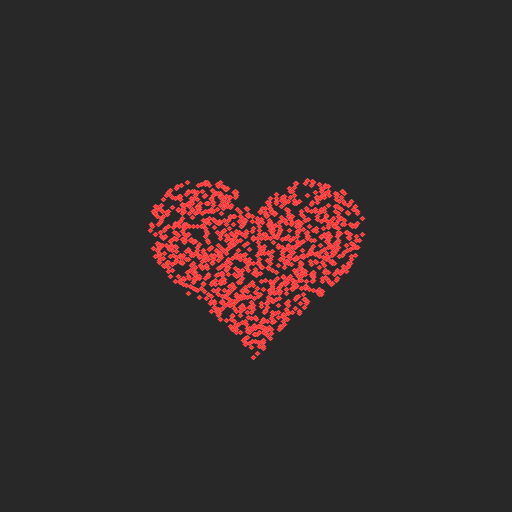
#> input picture _audit_tmp/heart_orientation_reference.png, 512 x 512 px, given in place of the camera
$ python preview_particles.py
#> lines starting #> are read from the running program, lines starting #| are printed output that depends on the picture; after the words box and inside, x2 and y2 are one past the last pixel; in counts of white or black regions, pixels touching at a corner belong together
### particles/shapes.py
"""Gera os destinos das partículas do coração e das letras."""

from __future__ import annotations

from functools import lru_cache
from string import ascii_uppercase

import cv2
import numpy as np

from config import PARTICLE_COUNT


def heart_parametric(t: np.ndarray) -> tuple[np.ndarray, np.ndarray]:
    """Retorna a curva em coordenadas cartesianas, com Y positivo para cima."""
    x = 16.0 * np.sin(t) ** 3
    y = (
        13.0 * np.cos(t)
        - 5.0 * np.cos(2.0 * t)
        - 2.0 * np.cos(3.0 * t)
        - np.cos(4.0 * t)
    )
    return x, y


def generate_heart_targets(count: int = PARTICLE_COUNT, radius: float = 1.0) -> np.ndarray:
#> called with count = 2000, radius = 0.9
    if count <= 0:
        raise ValueError("count must be positive")

    t = np.linspace(0.0, 2.0 * np.pi, 4096, endpoint=False)
    x, y = heart_parametric(t)
    extent = max(np.abs(x).max(), np.abs(y).max())
    center, raster_scale = 256, 160.0

    canvas = np.zeros((512, 512), dtype=np.uint8)
    pts = np.column_stack(
        [
            np.rint(center + x * raster_scale / extent),
            np.rint(center - y * raster_scale / extent),
        ]
    ).astype(np.int32)
    cv2.fillPoly(canvas, [pts], 255)
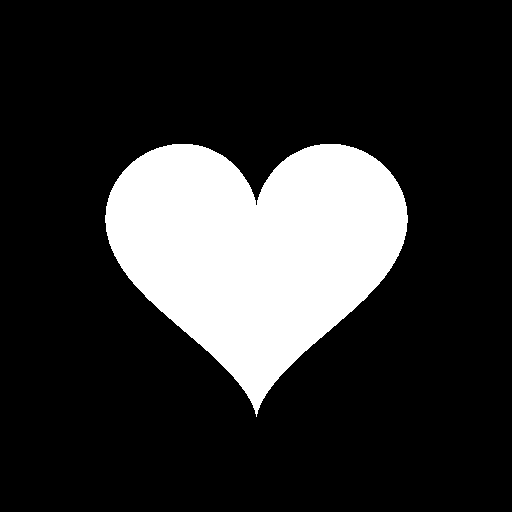
#> canvas: shape (512, 512); 19.3% white; 1 white region, box (x1, y1, x2, y2) and area: (105, 144, 408, 417) 50670
    # Na máscara, Y cresce para baixo. Amostra faixas de área equivalente
    # em metade da forma e espelha os pontos para manter a simetria.
    ys, xs = np.nonzero(canvas[:, :center])
    pairs = count // 2
    if pairs > len(xs):
        raise ValueError("heart target generation failed to cover enough points")
    rng = np.random.default_rng(0)
    if pairs:
        boundaries = np.arange(pairs + 1) * len(xs) // pairs
#> boundaries = 1001 values from 0 to 25229
        sample = rng.integers(boundaries[:-1], boundaries[1:])
#> sample = 1000 values from 21 to 25224
    else:
        sample = np.empty(0, dtype=int)
    half = np.column_stack((xs[sample] - center, ys[sample] - center))
    mirrored = half * (-1, 1)
    points = np.concatenate((half, mirrored))
    if count % 2:
        axis = np.flatnonzero(canvas[:, center])
        points = np.vstack((points, (0, axis[len(axis) // 2] - center)))
    return points.astype(np.float32) * (radius / raster_scale)


# [19 lines left out: function generate_letter_targets, not called in this run]

### particles/particle_system.py
"""Simulação vetorizada da atração, repulsão, captura e dispersão das partículas."""

from __future__ import annotations

from dataclasses import dataclass

import numpy as np

from config import (
    DAMPING,
    GRAB_CLOUD_RADIUS,
    GRAB_FOLLOW_FORCE,
    GRAB_FORCE,
    GRAB_RADIUS,
    PARTICLE_BASE_COLOR,
    PARTICLE_COUNT,
    PARTICLE_RADIUS,
    REPEL_FORCE,
    REPEL_RADIUS,
    SHAPE_FORCE,
    SWIPE_FORCE,
)
from particles.shapes import generate_heart_targets


@dataclass
class GrabCloud:
    mask: np.ndarray
    offsets: np.ndarray
    center: np.ndarray
    point: np.ndarray
    motion: np.ndarray


class ParticleSystem:
    def __init__(self, count: int = PARTICLE_COUNT, initial_targets: np.ndarray | None = None):
#> called with count = 2000, initial_targets = array of shape (2000, 2)
        self.count = count
#> self.count = 2000
        self.positions = np.zeros((count, 2), dtype=np.float32)
        self.velocities = np.zeros((count, 2), dtype=np.float32)
        self.targets = np.zeros((count, 2), dtype=np.float32)
        self.colors = np.tile(np.array(PARTICLE_BASE_COLOR, dtype=np.uint8), (count, 1))
        self._acceleration = np.empty_like(self.positions)
        self._speed_scale = np.empty(count, dtype=np.float32)
        angles = np.random.default_rng(0).uniform(0.0, 2 * np.pi, count)
        self._drift = (0.35 * np.column_stack((np.cos(angles), np.sin(angles)))).astype(np.float32)
        self.max_speed = 8.0
        self._break_remaining = 0.0
        self.scatter_t = 0.0
        self._scatter_targets: np.ndarray | None = None
        self._grab: GrabCloud | None = None

        if initial_targets is None:
            initial_targets = generate_heart_targets(count)
        self.base_targets = self._validated_targets(initial_targets)
        self.base_targets.setflags(write=False)
        self.initialize_particles(self.base_targets)

    @property
    def exploding(self) -> bool:
        return self._break_remaining > 0.0

    def _validated_targets(self, targets: np.ndarray) -> np.ndarray:
        arr = np.asarray(targets, dtype=np.float32)
        if arr.shape != (self.count, 2):
            raise ValueError(f"Expected targets shape {(self.count, 2)} but got {arr.shape}")
        return np.nan_to_num(arr, nan=0.0, posinf=0.0, neginf=0.0)

    def initialize_particles(self, targets: np.ndarray) -> None:
        self.set_targets(targets)
        self.end_grab()
        self.positions[:] = self.targets
        self.velocities.fill(0.0)
        self._break_remaining = 0.0
        self.scatter_t = 0.0
        self._scatter_targets = None

    def set_targets(self, targets: np.ndarray) -> None:
        self.targets[:] = self._validated_targets(targets)

    def update(
        self, dt: float, force: float = SHAPE_FORCE, damping: float = DAMPING,
        bounds: tuple[int, int] | None = None,
    ) -> None:
        if not np.isfinite(dt) or dt <= 0.0:
            return

        # Divide quadros longos em subpassos para estabilizar a mola quando o FPS oscila.
        frames = min(dt, 0.05) * 60.0
        steps = int(np.ceil(frames))
        step = frames / steps
        for _ in range(steps):
            elapsed = step / 60.0
            if self.exploding:
                self.velocities *= 0.95 ** step
                self._break_remaining = max(0.0, self._break_remaining - elapsed)
            else:
                target = self.targets if self._scatter_targets is None else self._scatter_targets
                np.subtract(target, self.positions, out=self._acceleration)
                self._acceleration *= force * step
                self.velocities += self._acceleration
                self.velocities *= damping ** step

                np.einsum("ij,ij->i", self.velocities, self.velocities, out=self._speed_scale)
                np.sqrt(self._speed_scale, out=self._speed_scale)
                if bounds is not None:
                    # Mantém um movimento lento quando a nuvem não está atraída pela forma.
                    stationary = self._speed_scale < 1e-6
                    self.velocities[stationary] = self._drift[stationary]
                    self._speed_scale[stationary] = 0.35
                    slow = self._speed_scale < 0.35
                    self.velocities[slow] *= 0.35 / self._speed_scale[slow, None]
                np.maximum(self._speed_scale, self.max_speed, out=self._speed_scale)
                np.divide(self.max_speed, self._speed_scale, out=self._speed_scale)
                self.velocities *= self._speed_scale[:, None]

            if self._grab is not None:
                self.velocities[self._grab.mask] = 0.0
            np.multiply(self.velocities, step, out=self._acceleration)
            self.positions += self._acceleration
            if bounds is not None:
                limit = np.asarray(bounds, dtype=np.float32) - 1
                outward = ((self.positions < 0) & (self.velocities < 0)) | (
                    (self.positions > limit) & (self.velocities > 0)
                )
                self.velocities[outward] *= -0.75
                np.clip(self.positions, 0, limit, out=self.positions)

            self.scatter_t = max(0.0, self.scatter_t - elapsed)
            if self.scatter_t == 0.0:
                self._scatter_targets = None

    # [4 lines left out: function scatter, not called in this run]

    def explode(self, strength: float = 22.0) -> None:
        self.break_apart(self.positions.mean(axis=0), strength)

    def break_apart(self, point: np.ndarray, strength: float = 8.0) -> None:
        self.end_grab()
        self._scatter_targets = None
        self.scatter_t = 0.0
        rng = np.random.default_rng()
        delta = self.positions - point
        distances = np.linalg.norm(delta, axis=1, keepdims=True)
        directions = delta / np.maximum(distances, 1e-6)
        at_origin = distances[:, 0] <= 1e-6
        angles = rng.uniform(0, 2 * np.pi, at_origin.sum())
        directions[at_origin] = np.column_stack((np.cos(angles), np.sin(angles)))
        magnitude = rng.uniform(0.375 * strength, strength, size=(self.count, 1))
        self.velocities += directions * magnitude + rng.uniform(-1.0, 1.0, size=delta.shape)
        self._break_remaining = 0.22

    # [43 lines left out: functions apply_local_repulsion, begin_or_update_grab, not called in this run]

    def end_grab(self) -> None:
        if self._grab is not None:
            self.velocities[self._grab.mask] = GRAB_FOLLOW_FORCE * self._grab.motion
            self._grab = None

    def draw(self, frame: np.ndarray, color: tuple[int, int, int] | None = None, radius: int | None = None) -> None:
        radius = PARTICLE_RADIUS if radius is None else radius
        pixels = np.rint(self.positions).astype(np.int32)
        x, y = pixels.T
        height, width = frame.shape[:2]
        for dy in range(-radius, radius + 1):
            for dx in range(-radius, radius + 1):
                if dx * dx + dy * dy > radius * radius:
                    continue
                px, py = x + dx, y + dy
                visible = (px >= 0) & (px < width) & (py >= 0) & (py < height)
                frame[py[visible], px[visible]] = self.colors[visible] if color is None else color

### effects/particle_heart.py
"""Aplica a transformação de uma geometria ao mesmo sistema de partículas."""

from __future__ import annotations

import numpy as np

from config import HEART_BASE_SCALE, MAX_SCALE, MIN_SCALE, PARTICLE_COUNT
from particles.particle_system import ParticleSystem
from particles.shapes import generate_heart_targets
from particles.transforms import rotate_points


class ParticleHeartEffect:
    def __init__(self, count: int = PARTICLE_COUNT):
        self.count = count
        self.system = ParticleSystem(count=count, initial_targets=generate_heart_targets(count, radius=0.9))
        self.center = np.array([0.0, 0.0], dtype=np.float32)
        self.scale = 1.0
        self.rotation = 0.0
        self.visible = True

    @property
    def base_targets(self) -> np.ndarray:
        return self.system.base_targets

    def set_transform(
        self, center: tuple[float, float], scale: float, rotation: float,
        base_targets: np.ndarray | None = None,
    ) -> None:
#> called with center = (320, 240), scale = 0.82, rotation = 0
        self.center = np.asarray(center, dtype=np.float32)
        self.scale = float(np.clip(scale, MIN_SCALE, MAX_SCALE))
        self.rotation = float(rotation)
        base_scale = HEART_BASE_SCALE * self.scale
        geometry = self.base_targets if base_targets is None else base_targets
        transformed = rotate_points(geometry, self.rotation)
        transformed *= base_scale
        transformed += self.center
        self.system.set_targets(transformed)

    def update(self, dt: float) -> None:
        if self.visible:
            self.system.update(dt)

    def draw(self, frame) -> None:
        if self.visible:
            self.system.draw(frame)

    def explode(self) -> None:
        self.system.explode()

    def scatter(self) -> None:
        self.system.scatter()

    def toggle(self) -> None:
        self.visible = not self.visible

### particles/transforms.py
"""Transformações afins para deslocar, girar e redimensionar os destinos do coração."""

from __future__ import annotations

import numpy as np


# [13 lines left out: functions translate_points, scale_points, not called in this run]


def rotate_points(points: np.ndarray, angle: float, center: tuple[float, float] = (0.0, 0.0)) -> np.ndarray:
#> called with points = array of shape (2000, 2), angle = 0, center = (0, 0)
    points_arr = np.asarray(points, dtype=np.float32).copy()
    cx, cy = center
    x = points_arr[:, 0] - cx
    y = points_arr[:, 1] - cy
    c = np.cos(angle)
    s = np.sin(angle)
    points_arr[:, 0] = x * c - y * s + cx
    points_arr[:, 1] = x * s + y * c + cy
    return points_arr


def angle_difference(current: float, target: float) -> float:
    diff = (target - current + np.pi) % (2.0 * np.pi) - np.pi
    return diff

### effects/effect_manager.py
"""Aplica os gestos confirmados à forma atual e coordena os modos de interação."""

from __future__ import annotations

from dataclasses import dataclass
from enum import StrEnum
from random import choice
from string import ascii_uppercase

import numpy as np

from config import (
    CAMERA_HEIGHT,
    CAMERA_WIDTH,
    HEART_OVERLOAD_ENABLED,
    HEART_OVERLOAD_HOLD_SECONDS,
    HEART_OVERLOAD_SCALE,
    HEART_OVERLOAD_STRENGTH,
    MAX_SCALE,
    MIN_SCALE,
    PARTICLE_COUNT,
    RECTANGLE_STYLE_SWITCH_HOLD,
    START_WITH_HEART,
    TRANSFORM_MOVE_SMOOTHING,
    TRANSFORM_ROTATE_SMOOTHING,
    TRANSFORM_ROTATE_STEP_MAX,
    TRANSFORM_SCALE_SMOOTHING,
    TRANSFORM_SCALE_STEP_MAX,
    TRANSFORM_SCALE_STEP_MIN,
)
from core.gesture_controller import GestureController, GestureEvent, InteractionMode
from effects.particle_heart import ParticleHeartEffect
from effects.rectangle_frame import RectangleFrame, RectangleState
from effects.rectangle_manager import RectangleManager
from particles.shapes import generate_letter_targets


@dataclass
class TransformReference:
    pinch_center: np.ndarray
    pinch_distance: float
    shape_center: np.ndarray
    shape_scale: float
    shape_rotation: float
    previous_angle: float
    smooth_center: np.ndarray
    smooth_distance: float
    angle_delta: float = 0.0


class TransformTarget(StrEnum):
    NONE = "NONE"
    RECTANGLE = "RECTANGLE"
    PARTICLES = "PARTICLES"


class TransformTargetMode(StrEnum):
    AUTO = "AUTO"
    PARTICLES = "PARTICLES"
    RECTANGLE = "RECTANGLE"


@dataclass
class FreeParticleTransformReference:
    pinch_center: np.ndarray
    pinch_distance: float
    particle_center: np.ndarray
    positions: np.ndarray
    smooth_pinch_center: np.ndarray
    smooth_pinch_distance: float


class EffectManager:
    def __init__(self, start_with_heart: bool = START_WITH_HEART):
        self.heart = ParticleHeartEffect(PARTICLE_COUNT)
        self.current_shape = "HEART" if start_with_heart else None
        self.active_effect = self._shape_effect()
        self.interaction_mode = InteractionMode.SHAPE if self.heart_enabled else InteractionMode.FREE
        self.transform_center = np.array([CAMERA_WIDTH / 2, CAMERA_HEIGHT / 2], dtype=np.float32)
        self.transform_scale = 0.82
        self.transform_rotation = 0.0
        self.transform_reference: TransformReference | None = None
        self._grab_hand: str | None = None
        self.transform_active = False
        self.rectangle_transform_active = False
        self.transform_target = TransformTarget.NONE
        self.transform_target_mode = TransformTargetMode.AUTO
        self.selected_rectangle_id: int | None = None
        self._transform_session_active = False
        self._transform_release_required = False
        self._heart_overload_elapsed = 0.0
        self._rectangle_style_elapsed = 0.0
        self._rectangle_style_hand: str | None = None
        self._rectangle_style_target_id: int | None = None
        self._rectangle_style_latched = False
        self.free_particle_transform_reference: FreeParticleTransformReference | None = None
        self.rectangle_manager = RectangleManager()
        self.heart.set_transform(tuple(self.transform_center), self.transform_scale, 0.0)
        system = self.heart.system
        rng = np.random.default_rng()
        if self.heart_enabled:
            system.positions[:] = system.targets + rng.normal(0, 8, size=system.targets.shape)
        else:
            system.positions[:] = rng.uniform((0, 0), (CAMERA_WIDTH, CAMERA_HEIGHT), size=system.positions.shape)

    @property
    def heart_enabled(self) -> bool:
        return self.current_shape == "HEART"

    @property
    def selected_rectangle(self) -> RectangleFrame | None:
        return self.rectangle_manager.get(self.selected_rectangle_id)

    # [68 lines left out: functions rectangle_frame, rectangle_delete_pending, rectangle_style_feedback, _update_rectangle_style_switch, not called in this run]

    def _shape_effect(self) -> str:
        if self.current_shape is None:
            return "FREE"
        return "PARTICLE_HEART" if self.heart_enabled else "PARTICLE_LETTER"

    # [7 lines left out: function _select_shape, not called in this run]

    def _select_random_letter(self) -> None:
        options = [letter for letter in ascii_uppercase if letter != self.current_shape]
        self._select_shape(choice(options))

    def toggle_heart(self) -> None:
        self._select_shape(None if self.heart_enabled else "HEART")

    # [283 lines left out: functions cycle_transform_target_mode, free_particle_transform_scale, _select_transform_target, _update_free_particle_transform, _apply_free_particle_transform, _update_heart_overload and 3 more, not called in this run]

    def draw(self, frame) -> None:
        self.heart.draw(frame)

### effects/rectangle_manager.py
"""Owns independent rectangle figures and routes creation and selection."""

from __future__ import annotations

import numpy as np

from config import RECTANGLE_MAX_INSTANCES, RECTANGLE_TRACKING_GRACE_FRAMES
from core.gesture_controller import HandGesture
from effects.rectangle_frame import RectangleFrame, RectangleState
from effects.rectangle_style import RectangleFillStyle


class RectangleManager:
    def __init__(self, max_instances: int = RECTANGLE_MAX_INSTANCES) -> None:
        if max_instances < 1:
            raise ValueError("max_instances must be at least one")
        self.max_instances = max_instances
        self.instances: list[RectangleFrame] = []
        self.creation_id: int | None = None
        self._next_id = 1
        self._gesture_latched = False
        self._no_hand_frames = 0
        self._non_l_frames = 0
        self._limit_notice_elapsed = 0.0
        self._last_rectangle: RectangleFrame | None = None

    @property
    def count(self) -> int:
        return len(self.instances)

    @property
    def limit_reached(self) -> bool:
        return self._limit_notice_elapsed > 0.0

    @property
    def creation(self) -> RectangleFrame | None:
        return self.get(self.creation_id)

    @property
    def has_visible(self) -> bool:
        return any(rectangle.visible for rectangle in self.instances)

    # [110 lines left out: functions latest, get, select_containing, cycle_fill_style, capture_glitch_sources, select_nearest and 1 more, not called in this run]

### tests/preview_particles.py
"""Prévia do coração com controles pelo teclado, sem rastreamento de mãos."""

import sys
from pathlib import Path

import cv2

ROOT = Path(__file__).resolve().parents[1]
if str(ROOT) not in sys.path:
    sys.path.insert(0, str(ROOT))

from config import CAMERA_BACKEND, CAMERA_FPS, CAMERA_HEIGHT, CAMERA_INDEX, CAMERA_WIDTH, DISPLAY_HEIGHT, DISPLAY_WIDTH
from effects.effect_manager import EffectManager


def main() -> None:
    cap = cv2.VideoCapture(CAMERA_INDEX, cv2.CAP_DSHOW if CAMERA_BACKEND == "DSHOW" else cv2.CAP_ANY)
    if not cap.isOpened():
        raise RuntimeError("Unable to open webcam for particle preview.")

    cap.set(cv2.CAP_PROP_FRAME_WIDTH, CAMERA_WIDTH)
    cap.set(cv2.CAP_PROP_FRAME_HEIGHT, CAMERA_HEIGHT)
    cap.set(cv2.CAP_PROP_FPS, CAMERA_FPS)

    manager = EffectManager(start_with_heart=True)
    previous = cv2.getTickCount()

    while True:
        ok, frame = cap.read()
#> frame is the input picture: shape (512, 512, 3); mean B, G, R 41.6, 41.6, 50.9
        if not ok:
            break
        frame = cv2.flip(frame, 1)
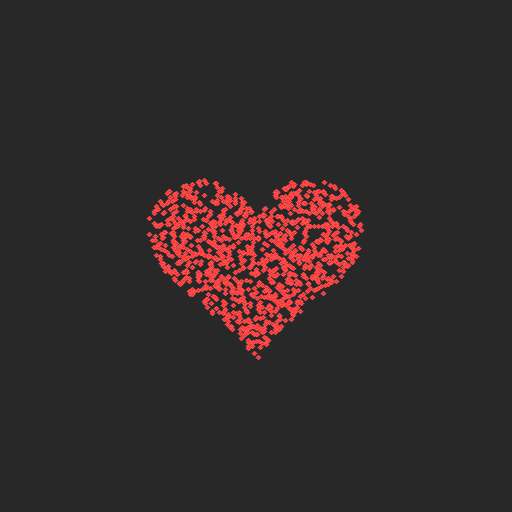
#> frame: shape (512, 512, 3); mean B, G, R 41.6, 41.6, 50.9
        dt = (cv2.getTickCount() - previous) / cv2.getTickFrequency()
        previous = cv2.getTickCount()
        manager.heart.system.update(dt or 1 / 30.0)
        manager.heart.draw(frame)
#> after the loop in draw, `for dy in range(-radius, radius + 1):`:
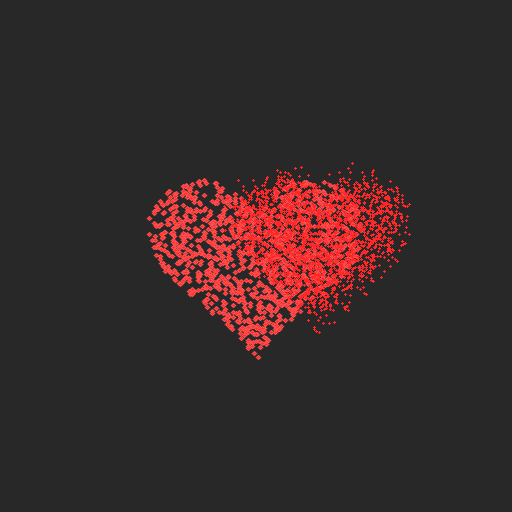
#> frame: shape (512, 512, 3); 2.92% of pixels changed, all inside (x1, y1, x2, y2) = (223, 162, 411, 334)

        cv2.putText(frame, "MUAC / PARTICLE HEART PREVIEW", (20, 30), cv2.FONT_HERSHEY_SIMPLEX, 0.7, (255, 200, 200), 2)
        cv2.putText(frame, "R: scatter  E: explode  Q: quit", (20, 60), cv2.FONT_HERSHEY_SIMPLEX, 0.5, (255, 255, 255), 1)
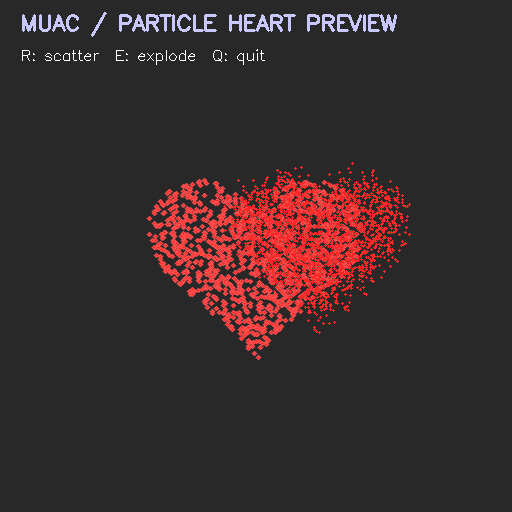
#> frame: shape (512, 512, 3); mean B, G, R 43.9, 43.3, 57.1
        cv2.imshow("MUAC / PARTICLE HEART PREVIEW", frame)
        key = cv2.waitKey(1) & 0xFF
#> (key e is pressed here)
        if key == ord('r'):
            manager.heart.system.scatter()
        elif key == ord('e'):
            manager.heart.system.explode()
        elif key in (ord('q'), 27):
            break

    cap.release()
    cv2.destroyAllWindows()


if __name__ == "__main__":
    main()
